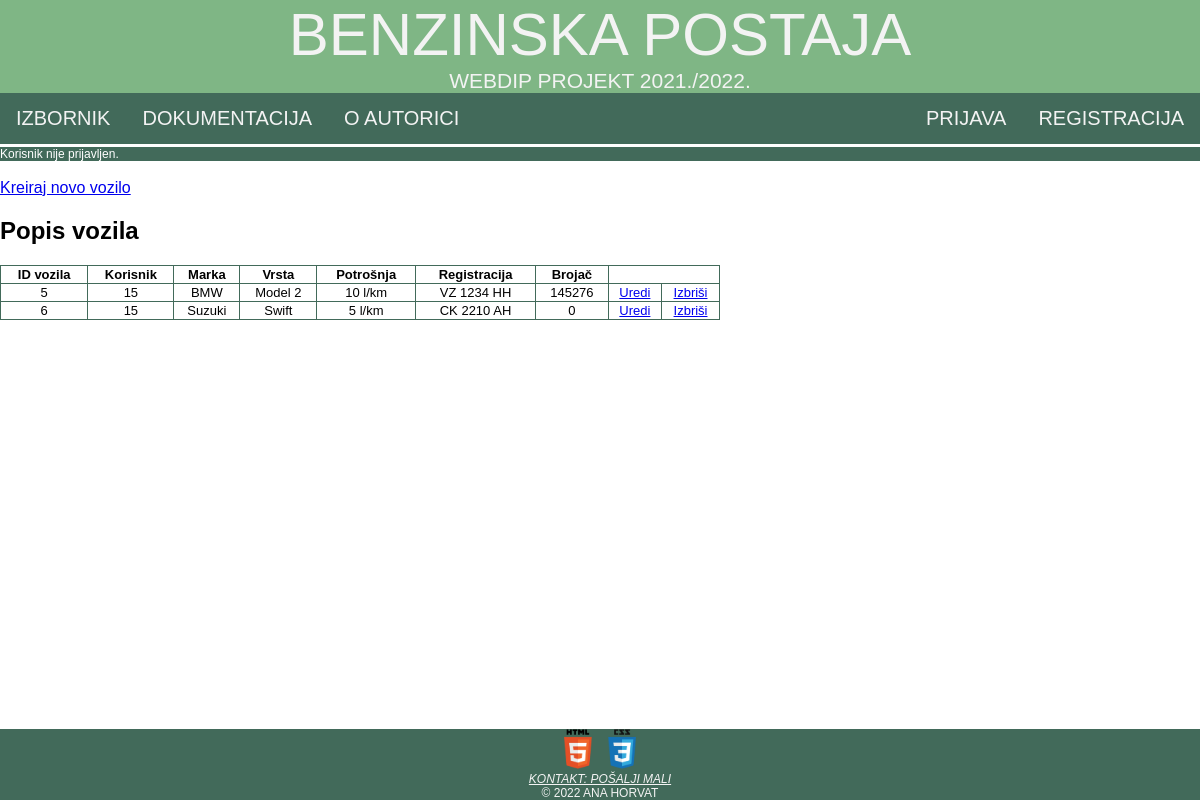
The page /popisVozila.php on the database its author committed.
### tables this page shows
CREATE TABLE `vozilo` (
  `id_vozila` int(11) NOT NULL,
  `korisnik` int(11) NOT NULL,
  `marka` varchar(45) NOT NULL,
  `vrsta` varchar(45) NOT NULL,
  `potrosnja` varchar(45) NOT NULL,
  `registracija` varchar(45) NOT NULL,
  `brojac` int(11) NOT NULL
);

### class/baza.class.php (called while the page is built, shortened)
<?php
class Baza {
    private $veza = null;
    function spojiDB() {
        $this->veza = new mysqli(self::server, self::korisnik, self::lozinka, self::baza);
        $this->veza->set_charset("utf8");
        return $this->veza;
    }
    function selectDB($upit) {
        $rezultat = $this->veza->query($upit);
        return $rezultat;
    }
}
?>

### popisVozila.php (the view, shortened to what this page needs)
<?php
$adresa = $_SERVER["HTTP_HOST"] . $_SERVER["REQUEST_URI"];
require("./class/baza.class.php");
$baza = new Baza();
$upit = "SELECT * FROM vozilo";
$baza->spojiDB();
$rezultat = $baza->selectDB($upit);
$tablica = "<table style='width:60%'><tr><th>ID vozila</th><th>Korisnik</th><th>Marka</th><th>Vrsta</th><th>Potrošnja</th><th>Registracija</th><th>Brojač</th></tr>\n";
while (list($id_vozila,$korisnik,$marka,$vrsta,$potrosnja,$registracija,$brojac) = $rezultat->fetch_array()){
    $tablica.= "<tr><td>$id_vozila</td><td>$korisnik</td><td>$marka</td><td>$vrsta</td><td>$potrosnja</td><td>$registracija</td><td>$brojac</td>
    <td><a href='urediVozilo.php?id=$id_vozila&korisnik=$korisnik'>Uredi</a></td><td><a href='izbrisiVozilo.php?id=$id_vozila'>Izbriši</a></tr>\n";
}
$tablica.= "</table>\n";
?>
<!DOCTYPE html>
<html>
<head>
    <link rel="stylesheet" href="./css/ahorvat3.css" type="text/css">
</head>
<body>
    <header id="zaglavlje">
        <a class="naslov" href="./index.php">Benzinska postaja</a>
        <br>
        <a class="opis">WebDiP projekt 2021./2022.</a>
    </header>
    <nav>
        <ul id="navigacija">
            <li class="lijevo"><a href="izbornik.php">Izbornik</a></li>
            <li class="lijevo"><a href="dokumentacija.html">Dokumentacija</a></li>
            <li class="lijevo"><a href="o_autoru.html">O autorici</a></li>
            <li class="desno"><a href="registracija.php">Registracija</a></li>
            <li class="desno"><a href="./prijava.php">Prijava</a></li>
        </ul>
    </nav>
    <?php
    if (isset($_SESSION['korisnik'])) {
        echo "<a id=\"prijavljenkor\" href=\"odjava.php\">Trenutno ste prijavljeni kao korisnik $_SESSION[korisnik]. Kliknite ovdje za odjavu.</a>";
    } else {
        echo "<a id=\"prijavljenkor\">Korisnik nije prijavljen.</a>";
    }
    ?>
    <br>
    <a href="kreiranjeVozila.php">Kreiraj novo vozilo</a>
    <br>
    <h2>Popis vozila</h2>
    <div class="zadnji">
        <?php
            echo $tablica;
        ?>
    </div>
    <footer id="podnozje">
        <a href="https://validator.w3.org/check?uri=<?php echo $adresa ?>" target="_blank"><img class="validacija" src="./materijali/HTML5.png" alt="HTML5 validacija"></a>
        <a href="https://jigsaw.w3.org/css-validator/validator?uri=<?php echo $adresa ?>" target="_blank"> <img class="validacija" src="./materijali/CSS3.png" alt="CSS3 validacija"></a>
        <address>
            <a href="mailto:ahorvat3@foi.hr">Kontakt: pošalji mali</a>
        </address>
        <a>&copy; 2022 Ana Horvat</a>
    </footer>
</body>
</html>

### css/ahorvat3.css (style rules this page uses)
html { font-family: 'Trebuchet MS', 'Lucida Sans Unicode', 'Lucida Grande', 'Lucida Sans', Arial, sans-serif; background-color: #FFFFFF; }
body { width: 100%; margin: 0em; padding: 0em; height: 100%; }
#zaglavlje { background-color: #7FB685; text-align: center; color: #F3F3F3; text-transform: uppercase; }
.naslov { font-size: 60px; text-decoration: none; color: #F3F3F3; }
.opis { font-size: 21px; }
#navigacija { list-style-type: none; margin: 0; padding: 0; overflow: hidden; background-color: #426A5A; }
#navigacija li.lijevo { float: left; }
#navigacija li.desno { float: right; }
#navigacija li a { display: block; color: #F3F3F3; text-align: center; padding: 14px 16px; text-decoration: none; text-transform: uppercase; font-size: 20px; }
#podnozje { font-size: 12px; background-color: #426A5A; text-align: center; color: #F3F3F3; text-transform: uppercase; text-decoration: none; position: fixed; bottom: 0; width: 100%; }
#podnozje a { color: #F3F3F3; }
.validacija { height: 40px; width: 40px; }
.lijevo { text-align: left; }
#prijavljenkor { border-top-color: white; border-top-style: solid; display: block; background-color: #426A5A; color:white; text-decoration: none; text-align: left; font-size: 12px; }
.zadnji { margin-bottom: 10%; }
table, th, td { border: 1px solid #426A5A ; border-collapse: collapse; text-align: center; font-size: small; }

### rows shown on the page
vozilo: id_vozila "5", korisnik "15", marka "BMW", vrsta "Model 2", potrosnja "10 l/km", registracija "VZ 1234 HH", brojac "145276"
vozilo: id_vozila "6", korisnik "15", marka "Suzuki", vrsta "Swift", potrosnja "5 l/km", registracija "CK 2210 AH", brojac "0"
